Frame 1 (no input): blank canvas, image omitted
Frame 60 (no input): blank canvas, image omitted
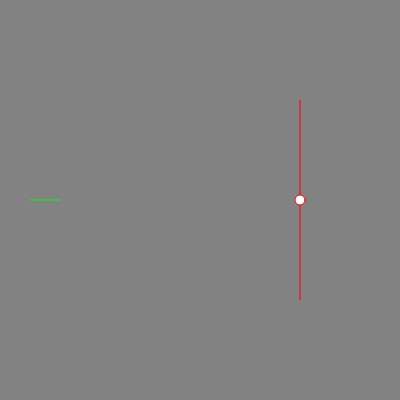
Frame 120 (the mouse pressed at the canvas centre since frame 60)

The p5.js sketch whose frames 1 and 60 were blank and that drew this single picture after the mouse press (run headless with seeded random() and noise() and a simulated clock; from frame 60 on, the mouse is pressed at the canvas centre):

// p5.js sketch
// ── sketch.js
let r;
let o;
// let sl;
// let sly;

function setup() {
    createCanvas(400, 400);
    r = new Ray(30, 200, .5, .1);
    o = new Obstacle(300, 100, 300, 300)
        // sl = createSlider(.1, 1, 0, .1);
        // sly = createSlider(.1, 1, 0, .1);
}

function draw() {

    // r.dir.x = sl.value();
    // r.dir.y = sly.value();

    background(130);
    r.display();
    o.display();
    r.lookAt(mouseX, mouseY);
    let pt = r.cast(o);
    if (pt) {
        fill(255);
        ellipse(pt.x, pt.y, 10);
    }

}
// ── Obstacle.js
class Obstacle {
    constructor(ax, ay, bx, by) {
        this.a = createVector(ax, ay);
        this.b = createVector(bx, by)
    }

    display = () => {
        stroke(255, 0, 0);
        line(this.a.x, this.a.y, this.b.x, this.b.y)
    }

}
// ── Ray.js
class Ray {
    constructor(x, y, angle) {
        this.pos = createVector(x, y);
        this.dir = p5.Vector.fromAngle(angle);
    }



    lookAt = (px, py) => {
        this.dir.set(px - this.pos.x, py - this.pos.y);
        this.dir.normalize();
    }

    display = () => {
        push()
        translate(this.pos.x, this.pos.y);
        stroke(0, 255, 0);
        line(0, 0, this.dir.x * 30, this.dir.y * 30)
        pop()
    }

    cast = obs => {

        const x1 = obs.a.x;
        const x2 = obs.b.x;
        const x3 = this.pos.x;
        const x4 = this.pos.x + this.dir.x * width;
        const y1 = obs.a.y;
        const y2 = obs.b.y;
        const y3 = this.pos.y;
        const y4 = this.pos.y + this.dir.y * height;


        const den = (x1 - x2) * (y3 - y4) - (y1 - y2) * (x3 - x4);
        const t = ((x1 - x3) * (y3 - y4) - (y1 - y3) * (x3 - x4)) / den;
        const u = ((x1 - x3) * (y1 - y2) - (y1 - y3) * (x1 - x2)) / den;

        if (t > 0 && t < 1 && u > 0) {
            return createVector(x1 + t * (x2 - x1), y1 + t * (y2 - y1))
        }


    }
}
// ── style.css
html,
body {
    margin: 0;
    padding: 0;
    background-color: rgb(48, 48, 48);
}

canvas {
    display: block;
}
